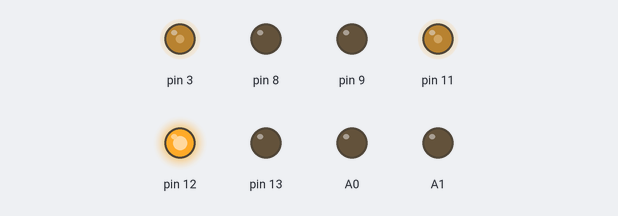
Bench run of a program on a simulated Arduino Mega 2560, built with avr-gcc and run on an emulated ATmega2560. Parts: output pins drawn as LEDs (lit = HIGH).

Above: at 0.05 s.
At 1.5 s:
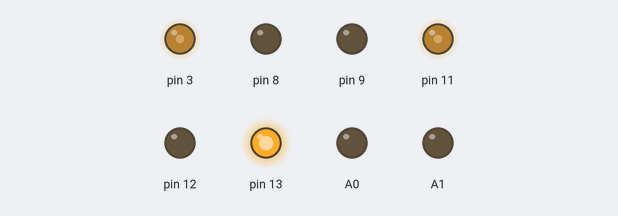
At 3.0 s:
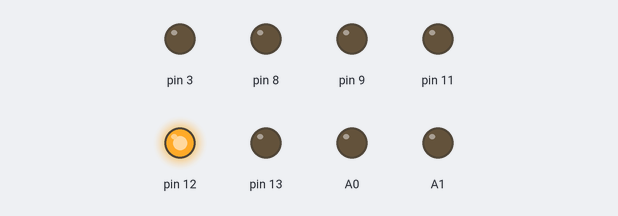
Timing chart, 0 to 6.9 s (numbered marks = the images above):
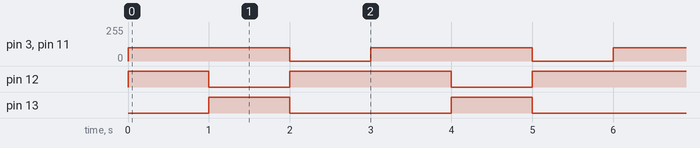

The program:

main.cpp
```cpp
#include <Arduino.h>
/*  M1C3 project 2, 3 & 4
 *  Rick Jooren, Malik Tujeehut, Clarence Felten, Camiel Friesen, Jasper van Kol
 *
 *  Sensor analoog / digitaal data:
 *  0    / 0    is wit
 *  1023 / 1    is zwart
 *
 *  Motor data:
 *  A = linker motoren
 *  B = rechter motoren
 */

//Motor controller
#define DirA 12
#define DirB 13
#define PwmA 3
#define PwmB 11
#define BrkA 9
#define BrkB 8
#define CurA A0
#define CurB A1

//Sensoren digitaal
#define Sen1D 22
#define Sen2D 23
#define Sen3D 24
#define Sen4D 25
#define Sen5D 26
#define Sen6D 27
#define Sen7D 28
#define Sen8D 29

//Sensoren analoog
#define Sen1A A2
#define Sen2A A3
#define Sen3A A4
#define Sen4A A5
#define Sen5A A8
#define Sen6A A9
#define Sen7A A10
#define Sen8A A11

//Sensoren activeren
#define Sen1P 30
#define Sen2P 31
#define Sen3P 32
#define Sen4P 33
#define Sen5P 34
#define Sen6P 35
#define Sen7P 36
#define Sen8P 37

//LED
#define Led1R 49
#define Led1G 48
#define Led1B 47

#define Led2R 46
#define Led2G 45
#define Led2B 44

#define Led3R 43
#define Led3G 42
#define Led3B 41

#define Led4R 40
#define Led4G 39
#define Led4B 38

//Knopje
#define But1S = 21
#define But1L = 20

struct RGBColor
{
  int Red;
  int Green;
  int Blue;
  int Alpha;
};

class Led
{
private:
  int Red,
      Green,
      Blue;
public:
  Led(int red, int green, int blue);

  void Color(RGBColor color)
  {
    Red = color.Red;
    Green = color.Green;
    Blue = color.Blue;
  }

  ~Led();
};

Led::Led(int red, int green, int blue)
{
  Red = red;
  Green = green;
  Blue = blue;
}

Led::~Led()
{
}

class Motor
{
private:
  uint8_t MotorSpeed,
          PinMotorSpeed,
          PinMotorDirection,
          PinMotorAmpereMesurement,
          PinMotorBreak;
  bool    MotorDirection;

public:
  Motor(uint8_t pinMotorSpeed, uint8_t pinMotorDirection, uint8_t pinMotorAmpereMesurement, uint8_t pinMotorBreak, bool motorDirection);

  void setSpeed(uint8_t motorSpeed)
  {
    MotorSpeed = motorSpeed;
    analogWrite(PinMotorSpeed, MotorSpeed);
    digitalWrite(PinMotorDirection, MotorDirection);
  }

  void setSpeed(uint8_t motorSpeed, bool reverse)
  {
    MotorSpeed = motorSpeed;
    if (reverse)
    {
      digitalWrite(PinMotorDirection, !MotorDirection);
    }
    else
    {
      digitalWrite(PinMotorDirection, MotorDirection);
    }
    analogWrite(PinMotorSpeed, MotorSpeed);
  }

  void setMotorDirection(bool direction)
  {
    MotorDirection = direction;
  }

  void flipDirection()
  {
    MotorDirection = !MotorDirection;
  }

  void brake()
  {
    digitalWrite(PinMotorBreak, HIGH);
  }

  void letBrakeLose()
  {
    digitalWrite(PinMotorBreak, LOW);
  }

  ~Motor();
};

Motor::Motor(uint8_t pinMotorSpeed, uint8_t pinMotorDirection, uint8_t pinMotorAmpereMesurement, uint8_t pinMotorBreak, bool motorDirection)
{
  PinMotorSpeed = pinMotorSpeed;
  PinMotorDirection = pinMotorDirection;
  PinMotorAmpereMesurement = pinMotorAmpereMesurement;
  PinMotorBreak = pinMotorBreak;
  MotorDirection = motorDirection;
  MotorSpeed = 0;

  pinMode(PinMotorSpeed, OUTPUT);
  pinMode(PinMotorDirection, OUTPUT);
  pinMode(PinMotorAmpereMesurement, OUTPUT);
  pinMode(PinMotorBreak, OUTPUT);

}

Motor::~Motor()
{
}


Motor motorA(PwmA, DirA, CurA, BrkA, true);
Motor motorB(PwmB, DirB, CurB, BrkB, false);

enum state
{
  LINE,
  PAUSE,
  START,
  STOP
};

void setup()
{
  Serial.begin(9600);
}

void loop()
{
  motorA.setSpeed(100);
  motorB.setSpeed(100);

  delay(1000);

  motorA.setSpeed(100, true);
  motorB.setSpeed(100, true);
  delay(1000);

  motorA.setSpeed(0);
  motorB.setSpeed(0);
  delay(1000);

}
```

Measured:
- by itself, pin 3, pin 11: alternates 100/255 for 2.0 s and 0/255 for 1.0 s
- by itself, pin 12: repeats every 3.0 s: LOW 1.0 s, HIGH 2.0 s
- by itself, pin 13: alternates HIGH for 1.0 s and LOW for 2.0 s
